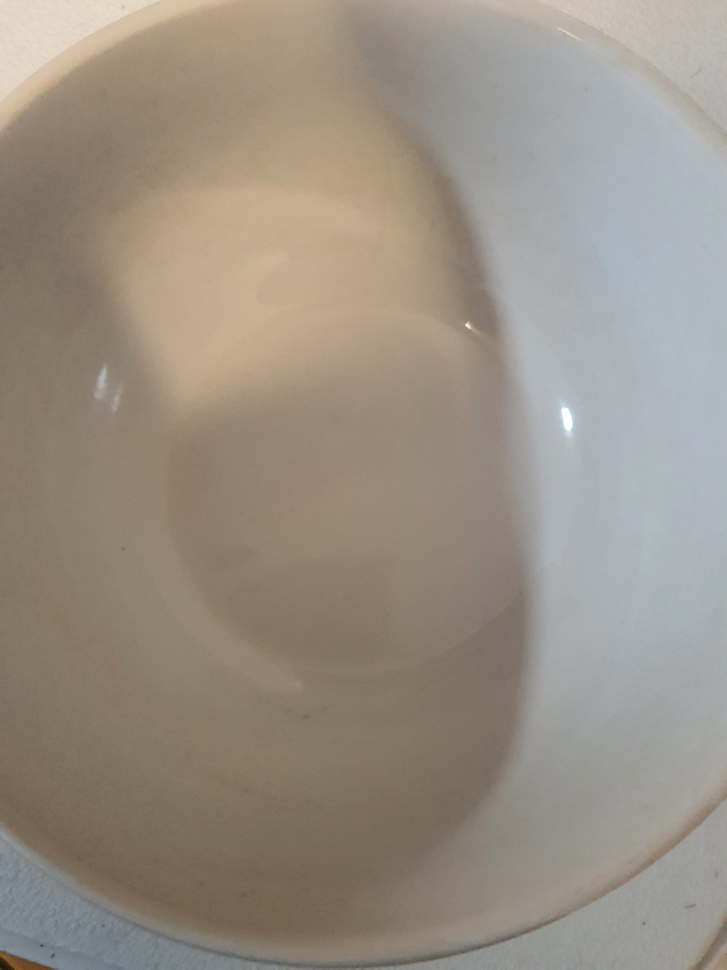
#> input picture dl/synthetic_generation/assets/backgrounds/1.png, 727 x 970 px, shrunk from 3024 x 4032 before the run; its folder holds only this picture in this run; the run also reads 1 picture not shown here
$ python generate_data.py
#> lines starting #> are read from the running program, lines starting #| are printed output that depends on the picture; after the words box and inside, x2 and y2 are one past the last pixel; in counts of white or black regions, pixels touching at a corner belong together
import cv2
import numpy as np
import random
import os
import yaml
from pathlib import Path
from tqdm import tqdm

# ==========================================
# CONFIGURATION
# ==========================================
NUM_TRAIN_IMAGES = 800
NUM_VAL_IMAGES = 200
LARVAE_PER_IMAGE = (5, 40) # Random amount between 5 and 40
IMAGE_SIZE = 640           # Standard YOLO resolution

ASSETS_BG = "assets/backgrounds"
ASSETS_FG = "assets/foregrounds"
OUTPUT_DIR = "Larvae_Synthetic_Dataset"

# ==========================================
# HELPER FUNCTIONS
# ==========================================
def rotate_image_with_alpha(image, angle):
    """Rotates a transparent PNG and expands the canvas so it isn't cropped."""
    h, w = image.shape[:2]
    cX, cY = (w // 2, h // 2)

    M = cv2.getRotationMatrix2D((cX, cY), angle, 1.0)
    cos = np.abs(M[0, 0])
    sin = np.abs(M[0, 1])

    nW = int((h * sin) + (w * cos))
    nH = int((h * cos) + (w * sin))

    M[0, 2] += (nW / 2) - cX
    M[1, 2] += (nH / 2) - cY

    rotated = cv2.warpAffine(image, M, (nW, nH), borderMode=cv2.BORDER_CONSTANT, borderValue=(0, 0, 0, 0))
    return rotated

def blend_transparent(bg, overlay, x, y):
    """Pastes a transparent PNG onto the background and returns the bounding box."""
    h, w = overlay.shape[:2]
    bg_h, bg_w = bg.shape[:2]

    y1, y2 = max(0, y), min(bg_h, y + h)
    x1, x2 = max(0, x), min(bg_w, x + w)

    oy1, oy2 = max(0, -y), min(h, bg_h - y)
    ox1, ox2 = max(0, -x), min(w, bg_w - x)

    if y1 >= y2 or x1 >= x2:
        return bg, None

    overlay_cropped = overlay[oy1:oy2, ox1:ox2]

    alpha_s = overlay_cropped[:, :, 3] / 255.0
    alpha_l = 1.0 - alpha_s

    for c in range(0, 3):
        bg[y1:y2, x1:x2, c] = (alpha_s * overlay_cropped[:, :, c] +
                               alpha_l * bg[y1:y2, x1:x2, c])

    return bg, (x1, y1, x2 - x1, y2 - y1)

# ==========================================
# GENERATOR LOGIC
# ==========================================
def generate_split(split_name, num_images, bgs, fgs, out_dir):
    img_dir = Path(out_dir) / "images" / split_name
    lbl_dir = Path(out_dir) / "labels" / split_name
    img_dir.mkdir(parents=True, exist_ok=True)
    lbl_dir.mkdir(parents=True, exist_ok=True)

    print(f"Generating {split_name} set ({num_images} images)...")

    for i in tqdm(range(num_images)):
        # 1. Pick a random background
        bg_path = random.choice(bgs)
        bg = cv2.imread(str(bg_path))
        bg = cv2.resize(bg, (IMAGE_SIZE, IMAGE_SIZE))

        labels = []
        num_larvae = random.randint(*LARVAE_PER_IMAGE)

        for _ in range(num_larvae):
            # 2. Pick a random larva
            fg_path = random.choice(fgs)
            fg_filename = fg_path.name.lower()
            fg = cv2.imread(str(fg_path), cv2.IMREAD_UNCHANGED)

            # ==========================================
            # DYNAMIC SCALING LOGIC
            # ==========================================
            if "dark" in fg_filename:
                # Tiny, dark wiggling creatures
                scale = random.uniform(0.01, 0.035)
            elif "yellow" in fg_filename:
                # High contrast, standard size
                scale = random.uniform(0.04, 0.08)
            else:
                # Original translucent, standard size
                scale = random.uniform(0.04, 0.08)
            # ==========================================

            new_w = max(1, int(IMAGE_SIZE * scale))
            aspect_ratio = fg.shape[0] / fg.shape[1]
            new_h = max(1, int(new_w * aspect_ratio))
            fg_resized = cv2.resize(fg, (new_w, new_h))

            # Random Rotation
            angle = random.randint(0, 360)
            fg_rotated = rotate_image_with_alpha(fg_resized, angle)

            # Random Position
            x = random.randint(-new_w//2, IMAGE_SIZE - new_w//2)
            y = random.randint(-new_h//2, IMAGE_SIZE - new_h//2)

            # 3. Paste and get bounding box
            bg, bbox = blend_transparent(bg, fg_rotated, x, y)

            if bbox:
                bx, by, bw, bh = bbox

                x_center = (bx + bw / 2.0) / IMAGE_SIZE
                y_center = (by + bh / 2.0) / IMAGE_SIZE
                norm_w = bw / IMAGE_SIZE
                norm_h = bh / IMAGE_SIZE

                x_center, y_center = min(x_center, 1.0), min(y_center, 1.0)
                norm_w, norm_h = min(norm_w, 1.0), min(norm_h, 1.0)

                labels.append(f"0 {x_center:.6f} {y_center:.6f} {norm_w:.6f} {norm_h:.6f}")

        # 4. Save Outputs
        base_filename = f"syn_{split_name}_{i}"
        cv2.imwrite(str(img_dir / f"{base_filename}.jpg"), bg)
        with open(lbl_dir / f"{base_filename}.txt", "w") as f:
            f.write("\n".join(labels))

# ==========================================
# MAIN EXECUTION
# ==========================================
def main():
    bgs = list(Path(ASSETS_BG).glob("*.jpg")) + list(Path(ASSETS_BG).glob("*.png"))
    fgs = list(Path(ASSETS_FG).glob("*.png"))

    if not bgs or not fgs:
        print("❌ ERROR: You must put background images in assets/backgrounds and transparent PNGs in assets/foregrounds")
        return

    generate_split("train", NUM_TRAIN_IMAGES, bgs, fgs, OUTPUT_DIR)
#> in generate_split, bg is the input picture: shape (970, 727, 3); mean B, G, R 132.1, 143.8, 153.5
#> in generate_split, `bg = cv2.resize(bg, (IMAGE_SIZE, IMAGE_SIZE))`:
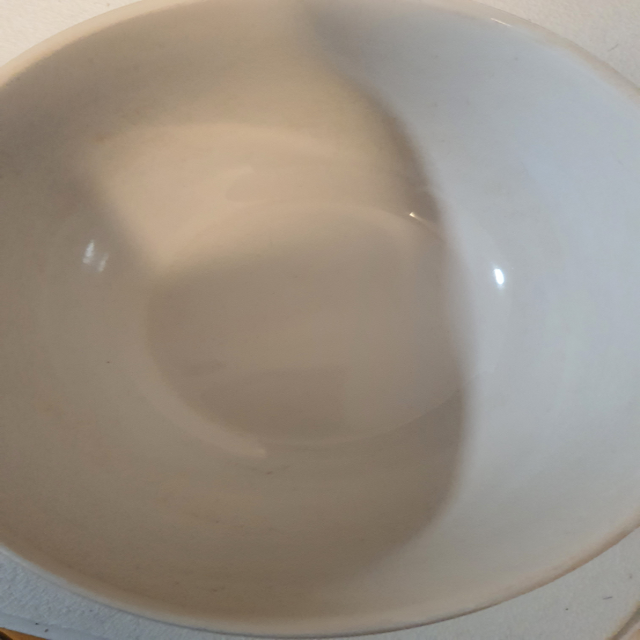
#> bg: shape (640, 640, 3); mean B, G, R 132, 143.7, 153.4
#> in generate_split, `fg_resized = cv2.resize(fg, (new_w, new_h))`:
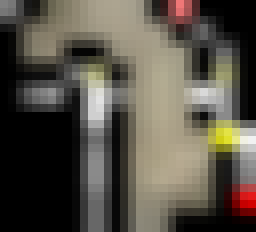
#> fg_resized: shape (29, 32, 4) (shown 8 times larger); mean B, G, R, A 70.8, 81.1, 86.7, 57.7
#> in rotate_image_with_alpha, `rotated = cv2.warpAffine(image, M, (nW, nH), borderMode=cv2.BORDER_CON..`:
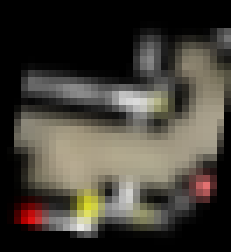
#> rotated: shape (36, 33, 4) (shown 7 times larger); mean B, G, R, A 55.1, 63.2, 67.5, 45.1
#> in blend_transparent, `alpha_s = overlay_cropped[:, :, 3] / 255.0`:
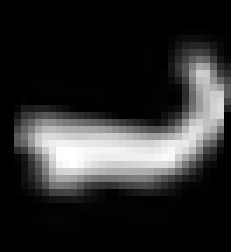
#> alpha_s: shape (36, 33) float64 (shown 7 times larger); min 0, max 1, mean 0.177
#> in blend_transparent, `alpha_l = 1.0 - alpha_s`:
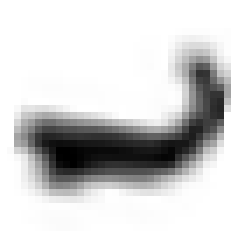
#> alpha_l: shape (36, 33) float64 (shown 7 times larger); min 0, max 1, mean 0.823
#> after the loop in blend_transparent, `for c in range(0, 3):`: bg: shape (640, 640, 3); 0.16% of pixels changed, all inside (x1, y1, x2, y2) = (482, 403, 514, 432)
#> in generate_split, `bg, bbox = blend_transparent(bg, fg_rotated, x, y)`: bbox = (481, 399, 33, 36)
#> in generate_split, `bx, by, bw, bh = bbox`: bx = 481; by = 399; bw = 33; bh = 36
#> in generate_split, `x_center = (bx + bw / 2.0) / IMAGE_SIZE`: x_center = 0.777
#> in generate_split, `y_center = (by + bh / 2.0) / IMAGE_SIZE`: y_center = 0.652
#> in generate_split, `norm_w = bw / IMAGE_SIZE`: norm_w = 0.0516
#> in generate_split, `norm_h = bh / IMAGE_SIZE`: norm_h = 0.0563
#> in generate_split, `base_filename = f"syn_{split_name}_{i}"`: base_filename = 'syn_train_0'
#> in generate_split, `cv2.imwrite(str(img_dir / f"{base_filename}.jpg"), bg)`:
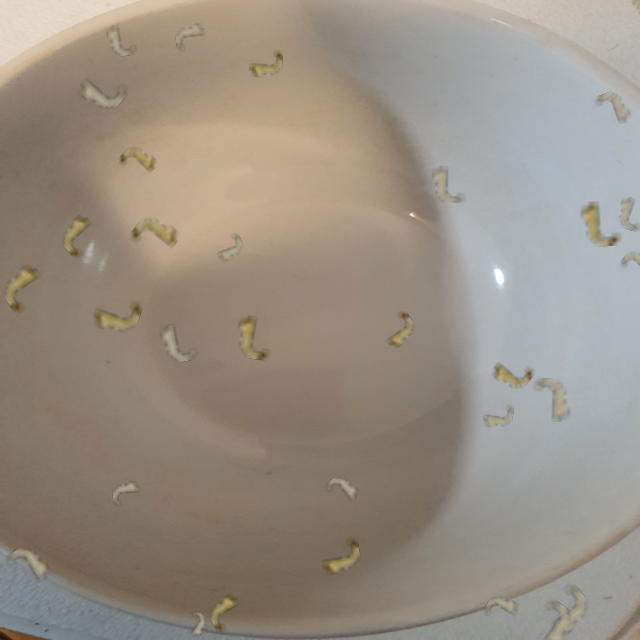
#> saved as syn_train_0.jpg: shape (640, 640, 3); mean B, G, R 131.1, 143.3, 153.1
    generate_split("val", NUM_VAL_IMAGES, bgs, fgs, OUTPUT_DIR)

    yaml_data = {
        "path": f"../{OUTPUT_DIR}",
        "train": "images/train",
        "val": "images/val",
        "names": {
            0: "larva"
        }
    }

    yaml_path = Path(OUTPUT_DIR) / "data.yaml"
    with open(yaml_path, "w") as f:
        yaml.dump(yaml_data, f, default_flow_style=False)

    print(f"\n✅ Dataset successfully generated at: ./{OUTPUT_DIR}")
    print("🎯 You can now train YOLO with: yolo train data=Larvae_Synthetic_Dataset/data.yaml model=yolo11n.pt epochs=30 imgsz=640 batch=16")

if __name__ == "__main__":
    main()
